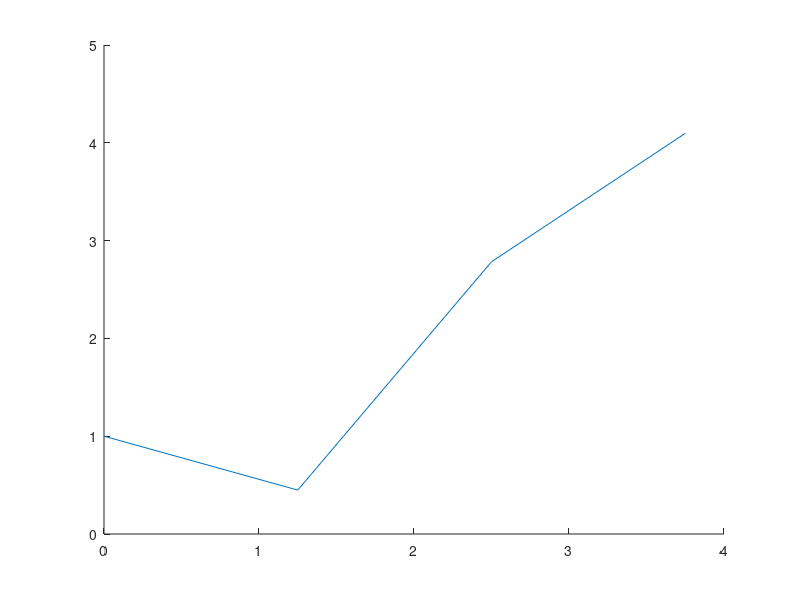

MATLAB code for this plot: (Note: this script raises an error after producing the figure.)
function wspolczynniki = splajny_proste()
    % Y=[-1500, -1000, -300,-50, -1, 1, 20, 50,200,400,1000,2000];
    % X=[178, 176, 168, 161,160,160,160.2, 161, 165, 168, 174, 179];

    % kwadraty_wspolczynniki=aproksymacja_najmniejszych_kwadratow(Y,X,5);

    ilosc_wartosci = 3;
    n = 2*(ilosc_wartosci-2) + 2;
    rownoodlegle_y = [];
    % a = -1500;
    % b = 2000;
    a = 0;
    b = 5;
    h = (b - a) / n;

    for i = 1:n
        rownoodlegle_x(i) = a + (i -1) * h;
        % rownoodlegle_y(i) = obliczanie_wielomianu(Y, kwadraty_wspolczynniki, rownoodlegle_x(i));
        rownoodlegle_y(i) = funkcja(rownoodlegle_x(i));
    end

    hold on;
    plot(rownoodlegle_x, rownoodlegle_y);

    alpha = oblicz_pochodna_lewa(a);
    beta = oblicz_pochodna_prawa(b);

    rownanie_pierwszej_pochodnej = zeros(1,n);
    rownanie_pierwszej_pochodnej(1) = 4;
    rownanie_pierwszej_pochodnej(2) = 2;
    rownanie_drugiej_pochodnej = zeros(1,n)
    rownanie_drugiej_pochodnej(n - 1) = 2;
    rownanie_drugiej_pochodnej(n) = 4;

    macierz = (zeros(n -2 , n - 2));
    for i = 1:(n - 2)
        macierz(i, i) = 1;
        macierz(i, i+1) = 4;
        macierz(i, i+2) = 1;
    end

    macierz_z_pochodnymi = [
        rownanie_pierwszej_pochodnej
        macierz
        rownanie_drugiej_pochodnej
    ];

    macierz_b = zeros(1,n);

    macierz_b(1) = rownoodlegle_y(1) - (h / 3) * alpha;
    macierz_b(n) = rownoodlegle_y(n) + (h / 3) * beta;

    for i=2:(n - 1)
        macierz_b(i) = rownoodlegle_y(i);
    end

    wspolczynniki = macierz_z_pochodnymi / macierz_b;
    wspolczynniki = []

    test_y = [];
    test_x = -1500:0.01:2000;

    for i = 1:length(test_x)
        test_y(i) = interpoluj_wspolczynniki_fn_3_stopnia(wspolczynniki, Y,  test_x(i));
    end

    plot(test_x, test_y);
    hold off;

    function y = funkcja(x)
        y = x + cos(2 * x);
    end
    function y = oblicz_pochodna_prawa(x) 
        krok = 0.00001;
        y = (funkcja(x - krok) - funkcja(x)) / krok;
    end

    function y = oblicz_pochodna_lewa(x) 
        krok = 0.00001;
        y = (funkcja(x + krok) - funkcja(x)) / krok;
    end

    % function y = oblicz_pochodna_prawa(x) 
    %     krok = 0.001;
    %     y = (obliczanie_wielomianu(Y, kwadraty_wspolczynniki, x - krok) - obliczanie_wielomianu(X, kwadraty_wspolczynniki, x)) / krok;
    % end

    % function y = oblicz_pochodna_lewa(x) 
    %     krok = 0.001;
    %     y = (obliczanie_wielomianu(Y, kwadraty_wspolczynniki, x + krok) - obliczanie_wielomianu(X, kwadraty_wspolczynniki, x)) / krok;
    % end

    % plot(0:0.001:5, funkcja(0:0.001:5));
end